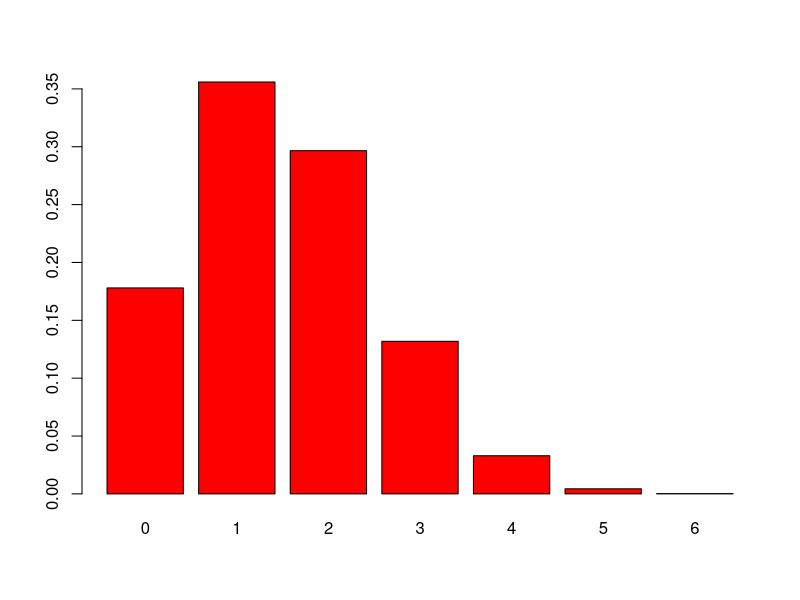
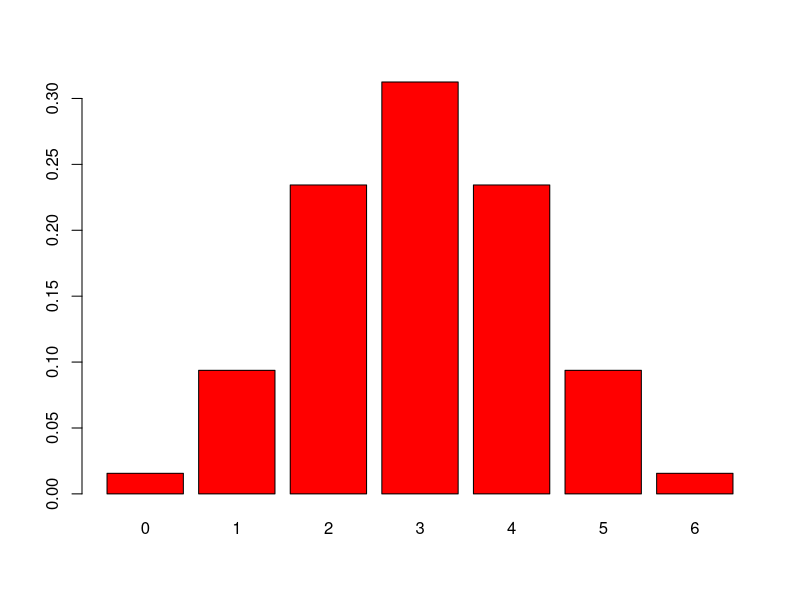
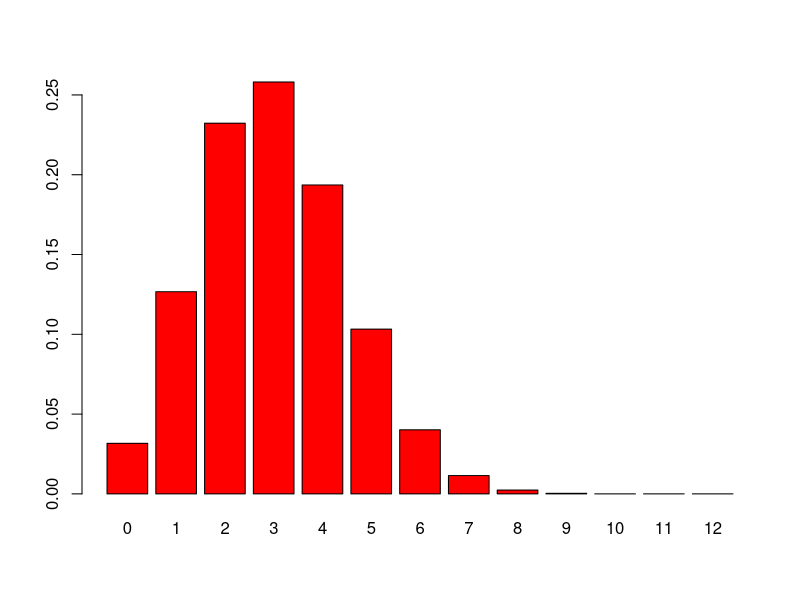

Source code (R) for these figures, in order: (Note: this script raises an error after producing the figures.)
barplot(dbinom(0:6,6,0.25),col="red",names.arg=0:6)

barplot(dbinom(0:6,6,0.5),col="red",names.arg=0:6)

barplot(dbinom(0:12,12,0.25),col="red",names.arg=0:12)

barplot(dhyper(0:6,6,0.25),col="red",names.arg=0:6)


######hypergeometrische Spielerei

Drawnoputback <- dhyper(0:6, 25, 75, 6, log = FALSE)
Drawnoputback
barplot(Drawnoputback)
